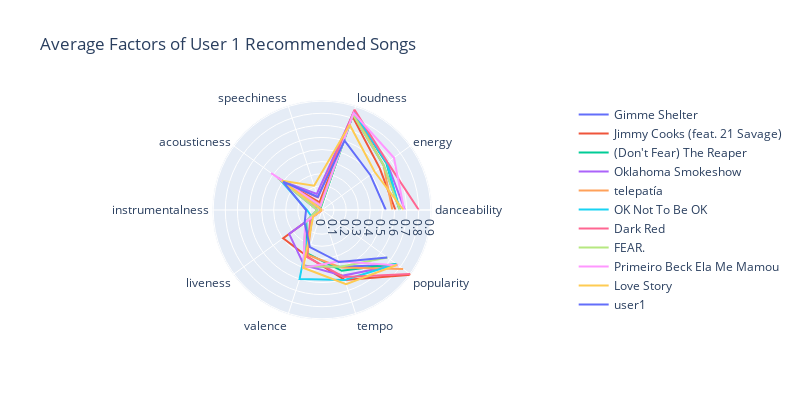

Source (notebook cell):
### Code cell
user1_reco_viz = user1_reco_df[relevant_qualities]
user1_reco_viz = user1_reco_viz.append(ave_user1_pref)

fig = go.Figure()

for i in range(len(user1_reco_viz)):
    fig.add_trace(go.Scatterpolar(
            r = user1_reco_viz.iloc[i],
            theta = relevant_qualities,
            mode = 'lines',
            name = user1_reco_viz.index[i]
        ))

fig.update_layout(
    title = 'Average Factors of User 1 Recommended Songs',
    showlegend = True,
    width=800, 
    height=400
)

fig.show()

### Figure 1 — Plotly figure (JSON) as saved in the notebook; plotly's stock layout.template omitted (floating-point values rounded to 4 significant figures)
{"data": [{"mode": "lines", "name": "Gimme Shelter", "r": [0.643, 0.63, 0.8283, 0.03202, 0.4488, 0.039, 0.17, 0.4895, 0.4939, 0.77], "theta": ["danceability", "energy", "loudness", "speechiness", "acousticness", "instrumentalness", "liveness", "valence", "tempo", "popularity"], "type": "scatterpolar"}, {"mode": "lines", "name": "Jimmy Cooks (feat. 21 Savage)", "r": [0.6075, 0.59, 0.8146, 0.06663, 0.4337, 6.54e-06, 0.397, 0.4024, 0.608, 0.91], "theta": ["danceability", "energy", "loudness", "speechiness", "acousticness", "instrumentalness", "liveness", "valence", "tempo", "popularity"], "type": "scatterpolar"}, {"mode": "lines", "name": "(Don't Fear) The Reaper", "r": [0.643, 0.659, 0.8465, 0.02717, 0.3745, 0.00325, 0.161, 0.3804, 0.5287, 0.76], "theta": ["danceability", "energy", "loudness", "speechiness", "acousticness", "instrumentalness", "liveness", "valence", "tempo", "popularity"], "type": "scatterpolar"}, {"mode": "lines", "name": "Oklahoma Smokeshow", "r": [0.6856, 0.665, 0.848, 0.1395, 0.4056, 4.89e-06, 0.336, 0.4805, 0.5706, 0.77], "theta": ["danceability", "energy", "loudness", "speechiness", "acousticness", "instrumentalness", "liveness", "valence", "tempo", "popularity"], "type": "scatterpolar"}, {"mode": "lines", "name": "telepatía", "r": [0.5822, 0.629, 0.8501, 0.047, 0.4438, 7.35e-05, 0.101, 0.3894, 0.4999, 0.83], "theta": ["danceability", "energy", "loudness", "speechiness", "acousticness", "instrumentalness", "liveness", "valence", "tempo", "popularity"], "type": "scatterpolar"}, {"mode": "lines", "name": "OK Not To Be OK", "r": [0.643, 0.663, 0.8517, 0.03419, 0.4347, 0.124, 0.102, 0.6006, 0.6081, 0.76], "theta": ["danceability", "energy", "loudness", "speechiness", "acousticness", "instrumentalness", "liveness", "valence", "tempo", "popularity"], "type": "scatterpolar"}, {"mode": "lines", "name": "Dark Red", "r": [0.8012, 0.67, 0.8723, 0.1085, 0.3785, 2.32e-06, 0.119, 0.4084, 0.5827, 0.9], "theta": ["danceability", "energy", "loudness", "speechiness", "acousticness", "instrumentalness", "liveness", "valence", "tempo", "popularity"], "type": "scatterpolar"}, {"mode": "lines", "name": "FEAR.", "r": [0.643, 0.63, 0.8283, 0.03202, 0.4488, 0.039, 0.17, 0.4895, 0.4939, 0.67], "theta": ["danceability", "energy", "loudness", "speechiness", "acousticness", "instrumentalness", "liveness", "valence", "tempo", "popularity"], "type": "scatterpolar"}, {"mode": "lines", "name": "Primeiro Beck Ela Me Mamou", "r": [0.6795, 0.736, 0.8438, 0.03864, 0.5201, 3.07e-06, 0.171, 0.5035, 0.4455, 0.78], "theta": ["danceability", "energy", "loudness", "speechiness", "acousticness", "instrumentalness", "liveness", "valence", "tempo", "popularity"], "type": "scatterpolar"}, {"mode": "lines", "name": "Love Story", "r": [0.6734, 0.538, 0.7415, 0.2118, 0.4106, 1.34e-05, 0.091, 0.5025, 0.6449, 0.77], "theta": ["danceability", "energy", "loudness", "speechiness", "acousticness", "instrumentalness", "liveness", "valence", "tempo", "popularity"], "type": "scatterpolar"}, {"mode": "lines", "name": "user1", "r": [0.528, 0.494, 0.6039, 0.1136, 0.3972, 0.1319, 0.1776, 0.3227, 0.4528, 0.6671], "theta": ["danceability", "energy", "loudness", "speechiness", "acousticness", "instrumentalness", "liveness", "valence", "tempo", "popularity"], "type": "scatterpolar"}], "layout": {"height": 400, "showlegend": true, "title": {"text": "Average Factors of User 1 Recommended Songs"}, "width": 800}}
